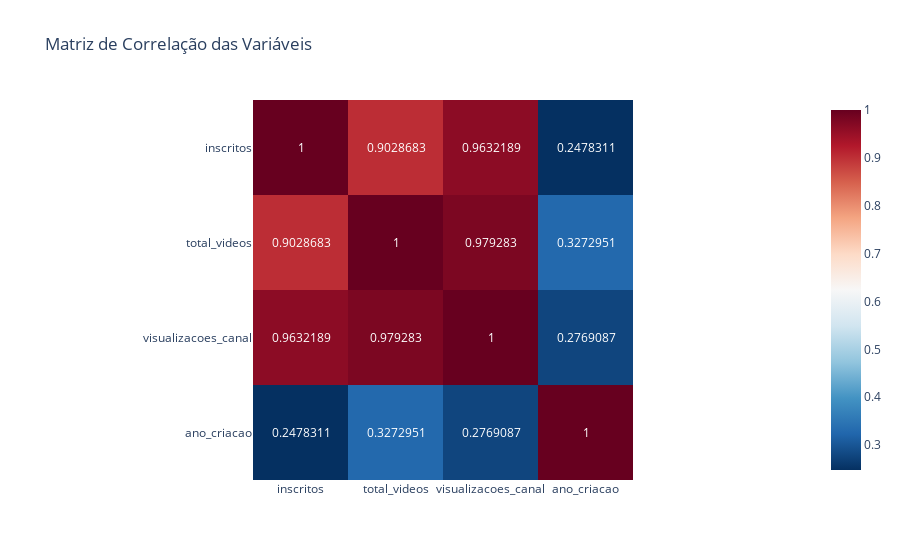

Notebook code cell kept with this figure:
### Code cell
variables = ['inscritos', 'total_videos', 'visualizacoes_canal', 'ano_criacao']
DA.correlation_matrix(variables)

### Figure 1 — Plotly figure (JSON) as saved in the notebook; plotly's stock layout.template omitted (floating-point values rounded to 4 significant figures)
{"data": [{"coloraxis": "coloraxis", "hovertemplate": "x: %{x}<br>y: %{y}<br>color: %{z}<extra></extra>", "name": "0", "texttemplate": "%{z}", "type": "heatmap", "x": ["inscritos", "total_videos", "visualizacoes_canal", "ano_criacao"], "xaxis": "x", "y": ["inscritos", "total_videos", "visualizacoes_canal", "ano_criacao"], "yaxis": "y", "z": [[1.0, 0.9029, 0.9632, 0.2478], [0.9029, 1.0, 0.9793, 0.3273], [0.9632, 0.9793, 1.0, 0.2769], [0.2478, 0.3273, 0.2769, 1.0]]}], "layout": {"coloraxis": {"colorscale": [[0, "rgb(5,48,97)"], [0.1, "rgb(33,102,172)"], [0.2, "rgb(67,147,195)"], [0.3, "rgb(146,197,222)"], [0.4, "rgb(209,229,240)"], [0.5, "rgb(247,247,247)"], [0.6, "rgb(253,219,199)"], [0.7, "rgb(244,165,130)"], [0.8, "rgb(214,96,77)"], [0.9, "rgb(178,24,43)"], [1, "rgb(103,0,31)"]]}, "title": {"text": "Matriz de Correlação das Variáveis"}, "xaxis": {"anchor": "y", "constrain": "domain", "domain": [0, 1], "scaleanchor": "y"}, "yaxis": {"anchor": "x", "autorange": "reversed", "constrain": "domain", "domain": [0, 1]}}}
